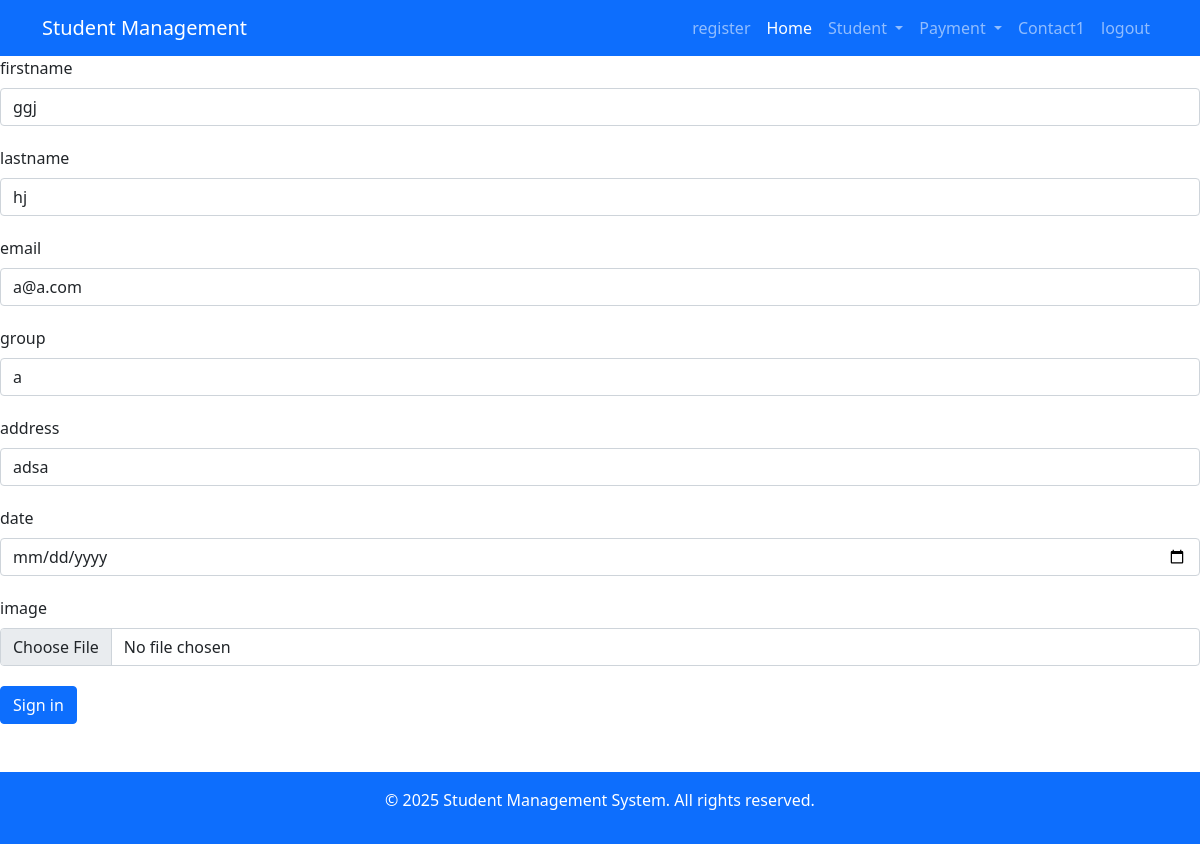
Page /edit_contact/2 on the committed database.
### web/models.py (models this page shows, shortened)
class contact(models.Model):
    fname = models.CharField(max_length=300)
    lname = models.CharField(max_length=300)
    email = models.CharField(max_length=200,default="")
    group = models.CharField(max_length=200)
    address = models.CharField(max_length=300)
    image = models.ImageField(upload_to="uploads/",default="")
    birth = models.DateField()

### web/views.py (the view)
# urls.py: path('edit_contact/<int:id>',views.edit_contact,name="edit_contact"),
def edit_contact(request,id):
    s = contact.objects.get(id=id)
    if request.method == "POST":
        s.fname  = request.POST.get('txtfname')
        s.lname = request.POST.get('txtlname')
        s.email =  request.POST.get('txtemail')
        s.group = request.POST.get('txtgroup')
        s.address= request.POST.get('txtaddress')
        s.birth= request.POST.get('txtbirth')
        s.image = request.FILES.get('txtimage')
        s.save()
        return redirect(showcontactlist)
    else:
        return render(request,"addedit.html",{"contact" : s})

### templates/addedit.html (shortened to what this page needs)
<!DOCTYPE html>
{% extends "base.html" %}
{% block body %}
    <form action="" method="post" enctype="multipart/form-data">
        <div class="col-12">
            <label for="inputFirstname" class="form-label">firstname</label>
            <input type="text" class="form-control" name="txtfname" placeholder="firstname" value="{{contact.fname}}">
        </div>
        <div class="col-12" style="margin-top: 20px;">
            <label for="inputlastname" class="form-label">lastname</label>
            <input type="text" class="form-control" name="txtlname" placeholder="lastname" value="{{contact.lname}}">
        </div>
        <div class="col-12" style="margin-top: 20px;">
            <label for="inputemail" class="form-label">email</label>
            <input type="email" class="form-control" name="txtemail" placeholder="email" value="{{contact.email}}">
        </div>
        <div class="col-12" style="margin-top: 20px;">
            <label for="inputgroup" class="form-label">group</label>
            <input type="text" class="form-control" name="txtgroup" placeholder="group" value="{{contact.group}}">
        </div>
        <div class="col-12" style="margin-top: 20px;">
            <label for="inputaddress" class="form-label">address</label>
            <input type="text" class="form-control" name="txtaddress" placeholder="address" value="{{contact.address}}">
        </div>
        <div class="col-12" style="margin-top: 20px;">
            <label for="inputdate" class="form-label">date</label>
            <input type="date" class="form-control" name="txtbirth" placeholder="birth" value="{{contact.birth}}">
        </div>
        <div class="col-12" style="margin-top: 20px;">
            <label for="inputimage" class="form-label">image</label>
            <input type="file" class="form-control" name="txtimage" placeholder="image" value="{{contact.image}}">
        </div>
        <div class="col-12" style="margin-top: 20px;">
            <button type="submit" class="btn btn-primary">Sign in</button>
        </div>
    </form>
{% endblock body %}

### rows in the picture
contact: txtfname "ggj", txtlname "hj", txtemail "a@a.com", txtgroup "a", txtaddress "adsa"
